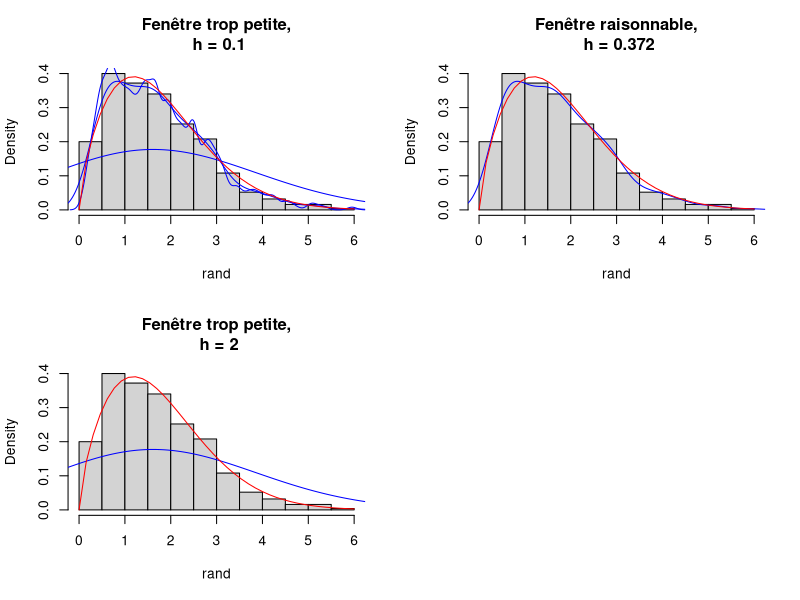

The R script that drew this image:
## ---- chunk 1
# Fonction calculant le risque quadratique (MSE)
Risk<- function(sample, bandwith, kernel){
  
  X  <- sample
  n <- length(X)
  x <- seq.int(min(X), max(X), length.out = n)
  if (missing(kernel)) {kernel = "gaussian"}
  kern <- switch(kernel,
                 gaussian = function(u){return(dnorm(u))},
                 rectangular = function(u){
                   ifelse(abs(u) < 1, .5, 0) },
                 triangular = function(u) {
                   return(ifelse(abs(u) < 1, (1 - abs(u)), 0)) },
                 epanechnikov = function(u){
                   return(ifelse(abs(u) < 1, 3/4*(1 - u^2), 0)) },
                 biweight = function(u){ 
                   return(ifelse(abs(u) < 1, 15/16*(1 - u^2)^2, 0)) }) # noyau caractère en fonction
  
  hatf <- function(x, sample, h, kernel){
    n <- length(sample)
    som <- 0
    for (i in 1:n){
     som <- som + kern((sample[i]-x)/h) 
    }
    return(som/(n*h))
  } 
   
  s <- 0
  for (i in 1:n){ 
    s <- s + sum(kern( (X[i]-X[-i])/bandwith)) 
  }
  

  n2hat_f <- integrate(function(x) hatf(x, sample = X, h = bandwith, kernel = kern), min(X)-50, max(X)+50)$value ^2

  R <- n2hat_f - 2/(n*(n-1))* s /bandwith

  return(R)
}

## ---- chunk 2
par(mfrow=c(2,2))

seq <- seq(0,6, length.out = 40)
yweib <- dweibull(seq,1.7,2)
rand <-rweibull(500,1.7,2)

hist(rand, breaks = 12, freq = F, main = "")
lines(density(rand, bw = 0.1), col ="blue")
lines(density(rand), col ="blue")
lines(density(rand, bw = 2), col ="blue")
lines(seq, yweib, col="red")
title("Fenêtre trop petite,\n h = 0.1")

hist(rand, breaks = 12, freq = F, main = "")
lines(density(rand), col ="blue")
lines(seq, yweib, col="red")
title("Fenêtre raisonnable,\n h = 0.372")

hist(rand, breaks = 12, freq = F, main = "")
lines(density(rand, bw = 2), col ="blue")
lines(seq, yweib, col="red")
title("Fenêtre trop petite,\n h = 2")
